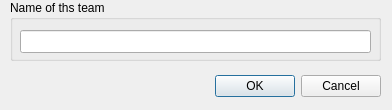
<?xml version="1.0" encoding="UTF-8"?>
<ui version="4.0">
 <class>TeamCreateDialog</class>
 <widget class="QDialog" name="TeamCreateDialog">
  <property name="geometry">
   <rect>
    <x>0</x>
    <y>0</y>
    <width>392</width>
    <height>110</height>
   </rect>
  </property>
  <property name="minimumSize">
   <size>
    <width>392</width>
    <height>110</height>
   </size>
  </property>
  <property name="maximumSize">
   <size>
    <width>392</width>
    <height>110</height>
   </size>
  </property>
  <property name="windowTitle">
   <string>Team create dialog</string>
  </property>
  <widget class="QDialogButtonBox" name="buttonBox">
   <property name="geometry">
    <rect>
     <x>40</x>
     <y>70</y>
     <width>341</width>
     <height>32</height>
    </rect>
   </property>
   <property name="orientation">
    <enum>Qt::Horizontal</enum>
   </property>
   <property name="standardButtons">
    <set>QDialogButtonBox::Cancel|QDialogButtonBox::Ok</set>
   </property>
  </widget>
  <widget class="QGroupBox" name="groupBox">
   <property name="geometry">
    <rect>
     <x>10</x>
     <y>0</y>
     <width>371</width>
     <height>61</height>
    </rect>
   </property>
   <property name="title">
    <string>Name of ths team</string>
   </property>
   <widget class="QLineEdit" name="lineEdit">
    <property name="geometry">
     <rect>
      <x>10</x>
      <y>30</y>
      <width>351</width>
      <height>23</height>
     </rect>
    </property>
   </widget>
  </widget>
 </widget>
 <resources/>
 <connections>
  <connection>
   <sender>buttonBox</sender>
   <signal>accepted()</signal>
   <receiver>TeamCreateDialog</receiver>
   <slot>accept()</slot>
   <hints>
    <hint type="sourcelabel">
     <x>248</x>
     <y>254</y>
    </hint>
    <hint type="destinationlabel">
     <x>157</x>
     <y>274</y>
    </hint>
   </hints>
  </connection>
  <connection>
   <sender>buttonBox</sender>
   <signal>rejected()</signal>
   <receiver>TeamCreateDialog</receiver>
   <slot>reject()</slot>
   <hints>
    <hint type="sourcelabel">
     <x>316</x>
     <y>260</y>
    </hint>
    <hint type="destinationlabel">
     <x>286</x>
     <y>274</y>
    </hint>
   </hints>
  </connection>
  <connection>
   <sender>lineEdit</sender>
   <signal>textChanged(QString)</signal>
   <receiver>TeamCreateDialog</receiver>
   <slot>slotTextChanged()</slot>
   <hints>
    <hint type="sourcelabel">
     <x>195</x>
     <y>41</y>
    </hint>
    <hint type="destinationlabel">
     <x>195</x>
     <y>54</y>
    </hint>
   </hints>
  </connection>
 </connections>
 <slots>
  <slot>slotTextChanged()</slot>
 </slots>
</ui>
